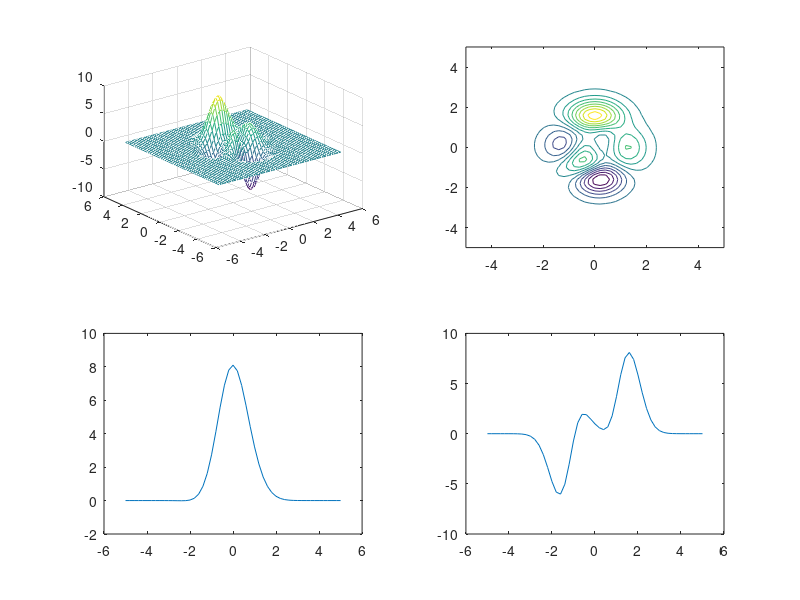

Recreate this plot in MATLAB.
%Problem 1: Earthquake Data in Three Dimensions
disp('Problem 1')
pause
format short;
Q=importdata ('quakes.txt');
x=Q(1:5328,1);
%This is for longitude
y=Q(1:5328,2);
%This is for latitude
z=Q(1:5328,3)*-1;
%This is for the Depth below sea level
scatter3(x,y,z)
grid
view(-37,12)
%I picked this angle to best illustrate the depth of the Earthquakes.
title ('Distribution of earthquakes')
xlabel('Longitude')
ylabel('Latitude')
zlabel('Depth below Sea Level (km)')
pause
%%Problem 2
disp('Problem 2')
pause
a=[-5:0.2:5];
%dimensions for our vectors X and Y
X=a;
Y=a;
[X,Y]=meshgrid(X,Y);
Z=peaks(X,Y);
m=min(Z(:));
%absolute minimum
M=max(Z(:));
%absolute maximum
[R,C]=find(Z==M);
%for finding the values of the maximum
O=Z(R,:);
%row R of Z (where the maximum is)
P=Z(:,C);
%column C of Z (where the maximum is)
Q=X(R,:);
%row R of Z (for plotting X vs. Z)
T=Y(:,C);
%for plotting (for plotting Y vs. Z)
figure(1)
subplot(2,2,1);
mesh(X,Y,Z)
subplot(2,2,2);
contour(X,Y,Z,m:1:M)
subplot(2,2,3);
plot(Q,O)
subplot(2,2,4);
plot(T,P)
pause
disp('go bows')